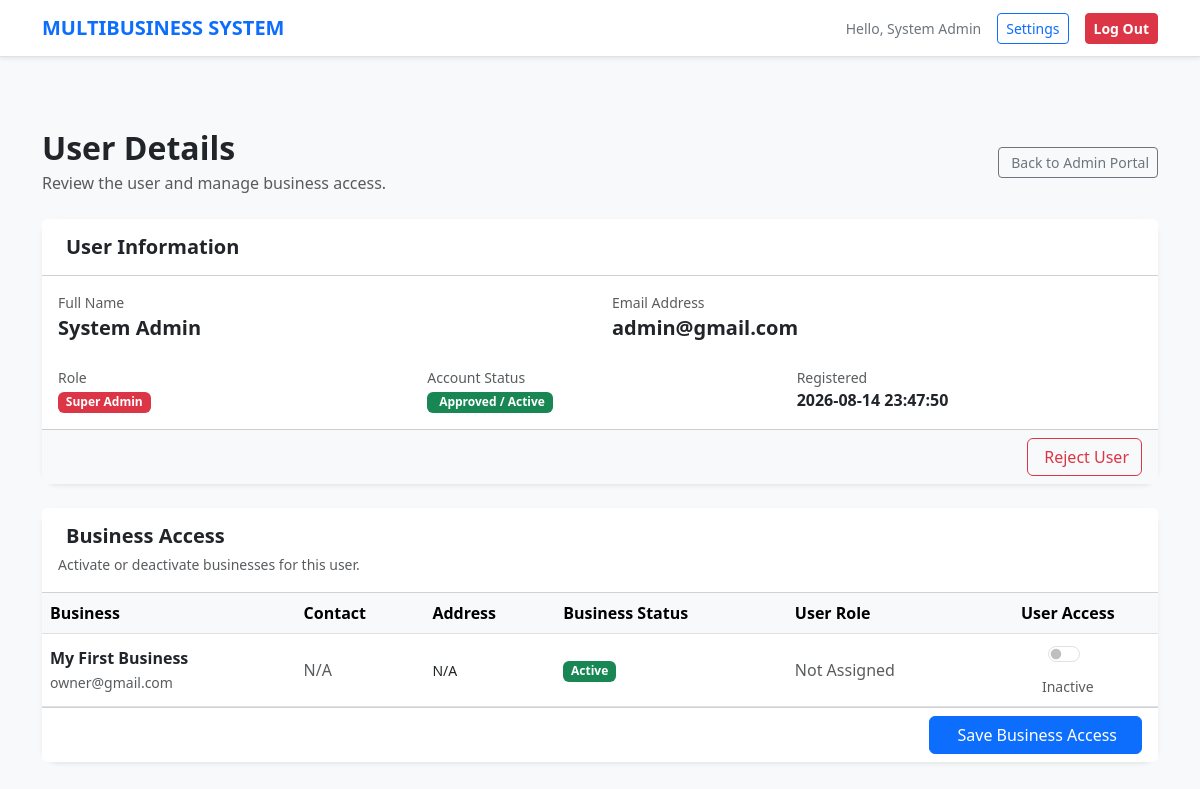
Page /public/index.php?page=admin_user_details&id=1 (signed in) on the earlier database version.
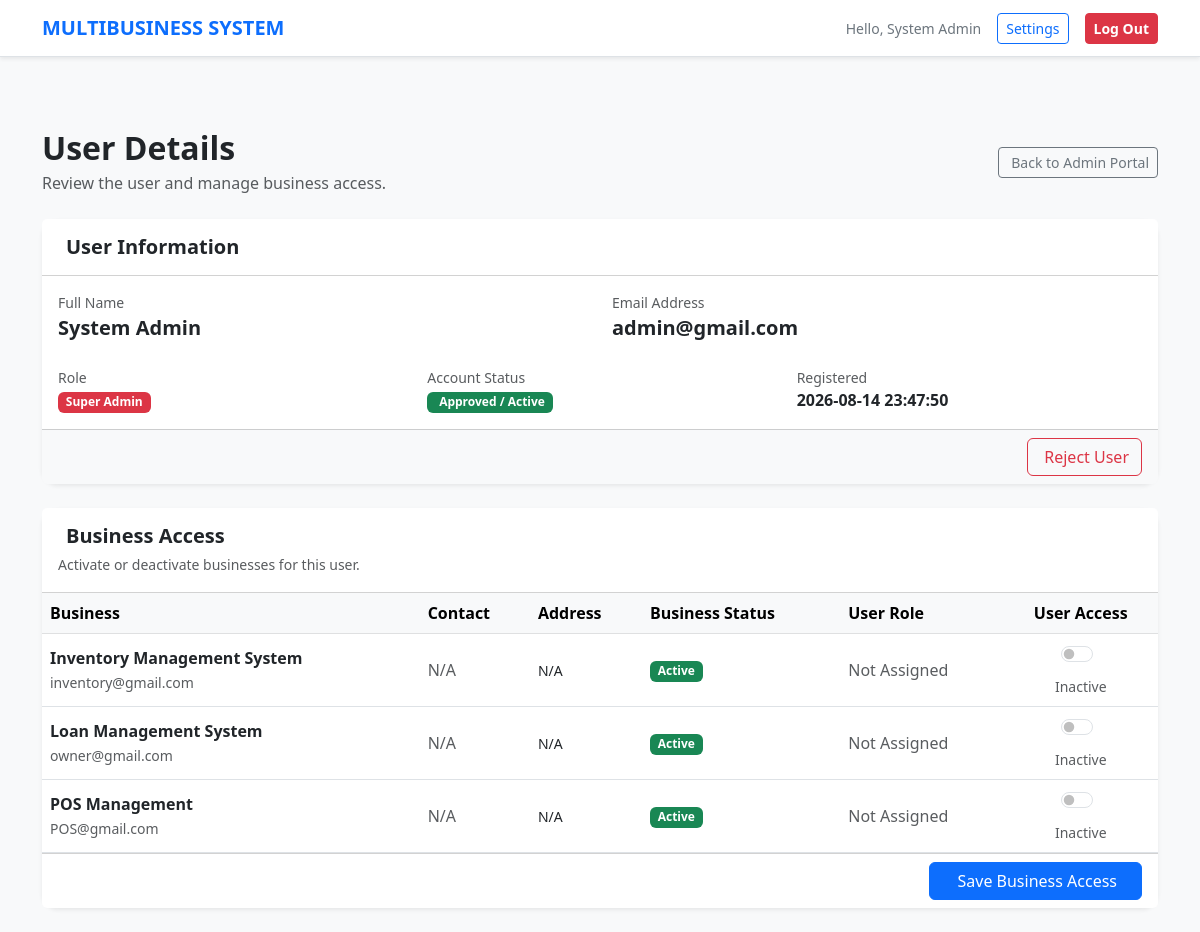
Same page on the later database version.
### tables this page shows
CREATE TABLE `businesses` (
  `id` int(11) NOT NULL,
  `name` varchar(150) NOT NULL,
  `email` varchar(150) DEFAULT NULL,
  `phone` varchar(50) DEFAULT NULL,
  `address` text DEFAULT NULL,
  `status` enum('active','inactive') NOT NULL DEFAULT 'active',
  `created_at` timestamp NOT NULL DEFAULT current_timestamp(),
  `updated_at` timestamp NULL DEFAULT NULL ON UPDATE current_timestamp()
);

### resources/admin_user_details.php (the view, shortened to what the changed rows need)
<?php
$pdo = Database::getConnection();
$stmt = $pdo->query("
    SELECT
        id,
        name,
        email,
        phone,
        address,
        status,
        created_at
    FROM businesses
    ORDER BY name ASC
");
$businesses = $stmt->fetchAll(PDO::FETCH_ASSOC);
$userBusinesses = [];
include __DIR__ . '/partials/header.php';
?>
<div class="container py-4">
    <div class="d-flex justify-content-between align-items-center mb-4">
        <div>
            <h2 class="fw-bold mb-1">
                User Details
            </h2>
        </div>
    </div>
    <div class="card shadow-sm border-0 rounded-4">
        <form method="POST">
            <?php if (empty($businesses)): ?>
                <div class="p-4 text-center">
                    <i
                        class="bi bi-buildings text-muted"
                        style="font-size:3rem;"
                    ></i>
                    <p class="text-muted mt-3 mb-0">
                        No businesses found.
                    </p>
                </div>
            <?php else: ?>
                <div class="table-responsive">
                    <table class="table table-hover align-middle mb-0">
                        <thead class="table-light">
                            <tr>
                                <th>
                                    Business
                                </th>
                                <th>
                                    Contact
                                </th>
                                <th>
                                    Address
                                </th>
                                <th>
                                    Business Status
                                </th>
                                <th>
                                    User Role
                                </th>
                                <th class="text-center">
                                    User Access
                                </th>
                            </tr>
                        </thead>
                        <tbody>
                            <?php foreach ($businesses as $business): ?>
                                <?php
                                $businessId = (int)$business['id'];
                                $hasAccess = isset(
                                    $userBusinesses[$businessId]
                                );
                                $businessStatus =
                                    $business['status'] ?? 'active';
                                ?>
                                <tr>
                                    <td>
                                        <div class="fw-bold">
                                            <?= htmlspecialchars(
                                                $business['name']
                                            ) ?>
                                        </div>
                                        <?php if (!empty($business['email'])): ?>
                                            <small class="text-muted">
                                                <?= htmlspecialchars(
                                                    $business['email']
                                                ) ?>
                                            </small>
                                        <?php endif; ?>
                                    </td>
                                    <td>
                                        <?php if (!empty($business['phone'])): ?>
                                            <i class="bi bi-telephone me-1"></i>
                                            <?= htmlspecialchars(
                                                $business['phone']
                                            ) ?>
                                        <?php else: ?>
                                            <span class="text-muted">
                                                N/A
                                            </span>
                                        <?php endif; ?>
                                    </td>
                                    <td>
                                        <small>
                                            <?= !empty($business['address'])
                                                ? htmlspecialchars(
                                                    $business['address']
                                                )
                                                : 'N/A'
                                            ?>
                                        </small>
                                    </td>
                                    <td>
                                        <?php if (
                                            $businessStatus === 'active'
                                        ): ?>
                                            <span class="badge bg-success">
                                                Active
                                            </span>
                                        <?php else: ?>
                                            <span class="badge bg-secondary">
                                                Inactive
                                            </span>
                                        <?php endif; ?>
                                    </td>
                                    <td>
                                        <?php if ($hasAccess): ?>
                                            <span class="badge bg-primary">
                                                <?= htmlspecialchars(
                                                    ucwords(
                                                        str_replace(
                                                            '_',
                                                            ' ',
                                                            $userBusinesses[$businessId]
                                                        )
                                                    )
                                                ) ?>
                                            </span>
                                        <?php else: ?>
                                            <span class="text-muted">
                                                Not Assigned
                                            </span>
                                        <?php endif; ?>
                                    </td>
                                    <td class="text-center">
                                        <div class="form-check form-switch d-inline-block">
                                            <input
                                                type="checkbox"
                                                class="form-check-input"
                                                name="business[<?= $businessId ?>][active]"
                                                value="1"
                                                <?= $hasAccess ? 'checked' : '' ?>
                                                <?= $businessStatus !== 'active' ? 'disabled' : '' ?>
                                            >
                                        </div>
                                        <div>
                                            <small class="text-muted">
                                                <?= $hasAccess
                                                    ? 'Active'
                                                    : 'Inactive'
                                                ?>
                                            </small>
                                        </div>
                                    </td>
                                </tr>
                            <?php endforeach; ?>
                        </tbody>
                    </table>
                </div>
            <?php endif; ?>
        </form>
    </div>
</div>
<?php include __DIR__ . '/partials/footer.php'; ?>

Differences in the rows shown:
added businesses: name "Inventory Management System", email "inventory@gmail.com", shows "N/A", shows "Active", shows "Not Assigned", shows "Inactive"
changed businesses "owner@gmail.com": name "My First Business" → "Loan Management System"
added businesses: name "POS Management", email "POS@gmail.com", shows "N/A", shows "Active", shows "Not Assigned", shows "Inactive"
